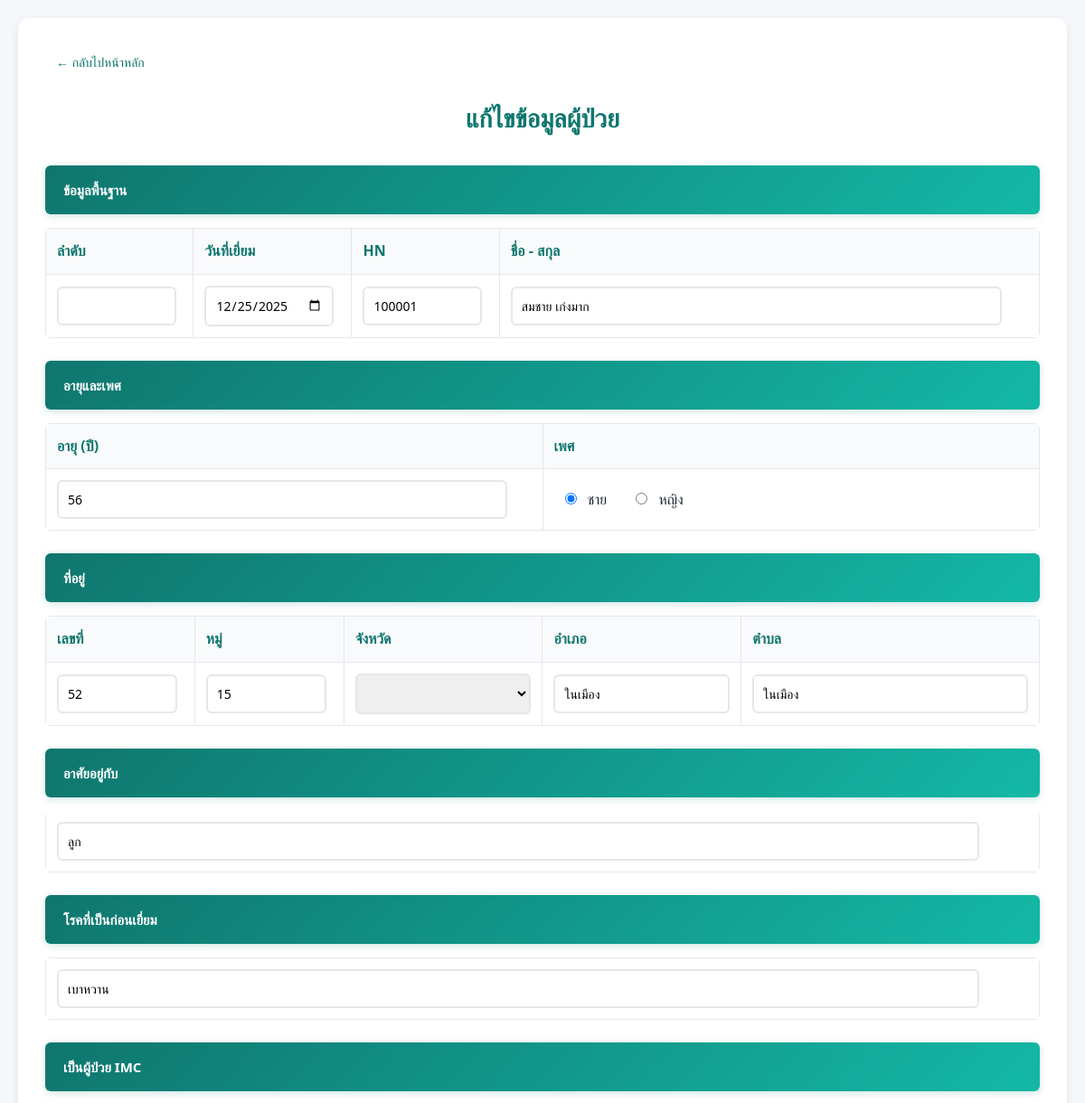
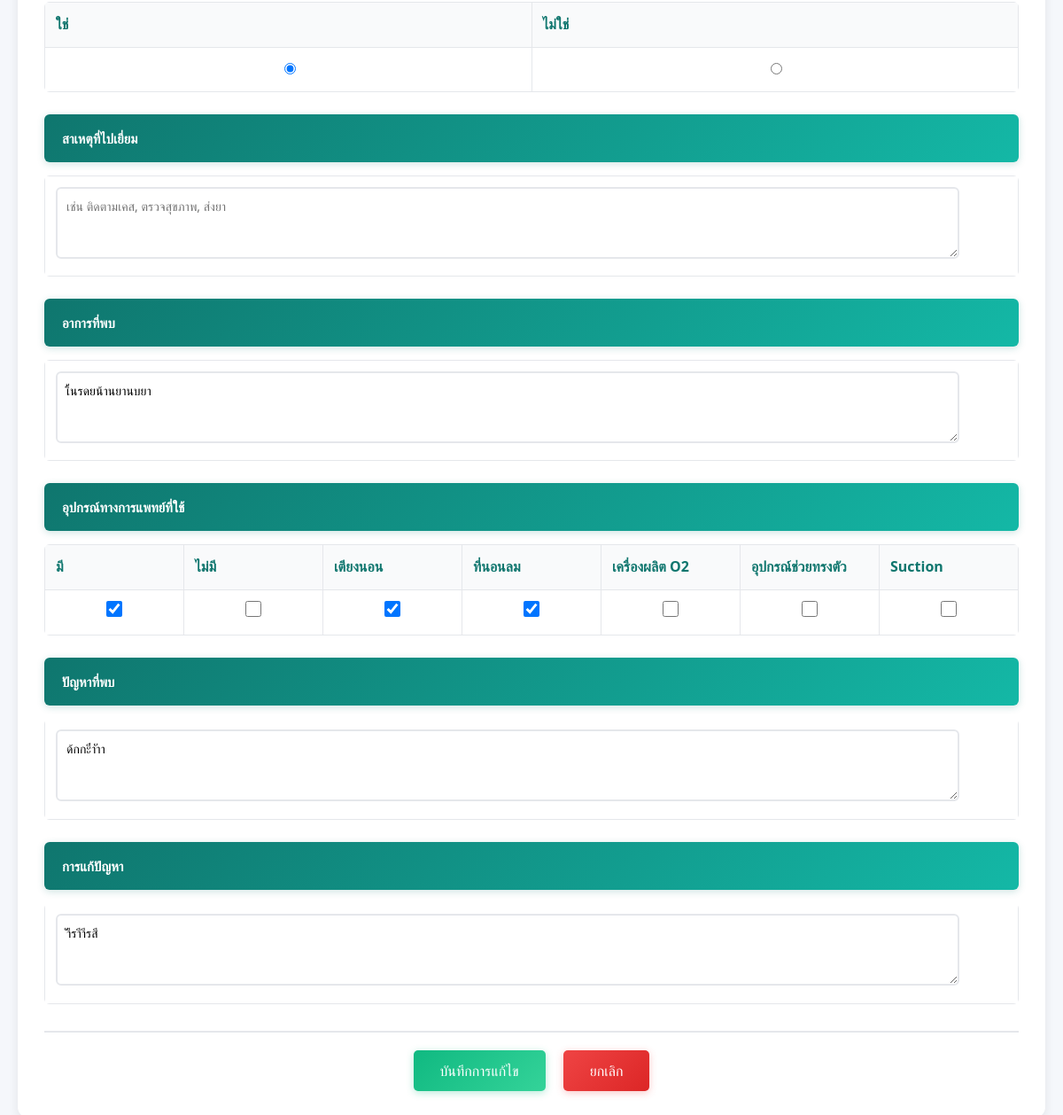
Page /edit_patient.php?id=1 on the committed database (2 pictures, top to bottom).
### tables this page shows
CREATE TABLE `patients` (
  `id` int(11) NOT NULL,
  `no` varchar(50) DEFAULT NULL COMMENT 'ลำดับ',
  `visit_date` date DEFAULT NULL COMMENT 'วันที่เยี่ยม',
  `hn` varchar(50) DEFAULT NULL COMMENT 'HN (Hospital Number)',
  `fullname` varchar(255) DEFAULT NULL COMMENT 'ชื่อ-สกุล',
  `age_y` int(11) DEFAULT NULL COMMENT 'อายุ (ปี)',
  `age_m` int(11) DEFAULT NULL COMMENT 'อายุ (เดือน)',
  `gender` varchar(10) DEFAULT NULL COMMENT 'เพศ',
  `gender_note` text DEFAULT NULL COMMENT 'หมายเหตุเพศ',
  `address_no` varchar(100) DEFAULT NULL COMMENT 'เลขที่',
  `address_moo` varchar(50) DEFAULT NULL COMMENT 'หมู่',
  `address_tambon` varchar(100) DEFAULT NULL COMMENT 'ตำบล',
  `address_amphur` varchar(100) DEFAULT NULL COMMENT 'อำเภอ',
  `address_province` varchar(100) DEFAULT NULL COMMENT 'จังหวัด',
  `live_with` varchar(255) DEFAULT NULL COMMENT 'อาศัยอยู่กับ',
  `residence_type` varchar(100) DEFAULT NULL COMMENT 'ประเภทที่อยู่อาศัย',
  `pre_visit_illness` text DEFAULT NULL,
  `is_imc` varchar(10) DEFAULT NULL,
  `visit_reason` text DEFAULT NULL,
  `symptoms_found` text DEFAULT NULL,
  `medical_equipment` text DEFAULT NULL,
  `problems_found` text DEFAULT NULL,
  `solution` text DEFAULT NULL,
  `consultation` tinyint(1) DEFAULT 0 COMMENT 'เบิกปรึกษา',
  `no_consultation` text DEFAULT NULL COMMENT 'ไม่เบิกปรึกษา',
  `imc` varchar(50) DEFAULT NULL COMMENT 'IMC/BMI',
  `health_note` text DEFAULT NULL COMMENT 'หมายเหตุสุขภาพ',
  `consult_yes` tinyint(1) DEFAULT 0 COMMENT 'ปรึกษา',
  `consult_no` tinyint(1) DEFAULT 0 COMMENT 'ไม่ปรึกษา',
  `medicine_yes` tinyint(1) DEFAULT 0 COMMENT 'ให้ยา',
  `medicine_no` tinyint(1) DEFAULT 0 COMMENT 'ไม่ให้ยา',
  `wc_info` varchar(255) DEFAULT NULL COMMENT 'บ้านแรม (WC)',
  `general_note` text DEFAULT NULL COMMENT 'หมายเหตุทั่วไป',
  `created_at` timestamp NOT NULL DEFAULT current_timestamp() COMMENT 'วันที่สร้าง',
  `updated_at` timestamp NOT NULL DEFAULT current_timestamp() ON UPDATE current_timestamp() COMMENT 'วันที่อัปเดต'
);

### db.php (called while the page is built, shortened)
<?php
$DB_HOST = getenv('DB_HOST') ?: 'localhost';
$DB_PORT = getenv('DB_PORT') ?: '';
$DB_USER = getenv('DB_USER') ?: 'root';
$DB_PASS = getenv('DB_PASS') ?: '';
$DB_NAME = getenv('DB_NAME') ?: 'doctorvisit';
$port = is_numeric($DB_PORT) ? (int)$DB_PORT : null;
if ($port) {
    $mysqli = new mysqli($DB_HOST, $DB_USER, $DB_PASS, '', $port);
} else {
    $mysqli = new mysqli($DB_HOST, $DB_USER, $DB_PASS);
}
if ($mysqli->connect_errno) {
    $db_error = $mysqli->connect_error;
} else {
    $mysqli->set_charset('utf8mb4');
    $mysqli->query("CREATE DATABASE IF NOT EXISTS `{$DB_NAME}` CHARACTER SET utf8mb4 COLLATE utf8mb4_unicode_ci");
    $mysqli->select_db($DB_NAME);
}
function db_get_patient_by_id(int $id): ?array {
    global $mysqli;
    $sql = "SELECT * FROM patients WHERE id = ? LIMIT 1";
    $stmt = $mysqli->prepare($sql);
    $stmt->bind_param('i', $id);
    $stmt->execute();
    $res = $stmt->get_result();
    $row = $res->fetch_assoc();
    return $row ?: null;
}
?>

### edit_patient.php (the view, shortened to what this page needs)
<?php
require_once __DIR__ . '/db.php';
$id = isset($_GET['id']) ? (int)$_GET['id'] : 0;
$patient = null;
if ($id > 0) {
    $patient = db_get_patient_by_id($id);
}
?>
<!DOCTYPE html>
<html lang="th">
<head>
    <link rel="stylesheet" href="styles.css">
</head>
<body>
    <div class="form-container">
        <div class="back-link">
            <a href="index.php">← กลับไปหน้าหลัก</a>
        </div>
        <h2>แก้ไขข้อมูลผู้ป่วย</h2>
        <form action="update_patient.php" method="post">
            <div class="section-title">ข้อมูลพื้นฐาน</div>
            <table>
                <tr>
                    <th style="width: 15%;">ลำดับ</th>
                    <th style="width: 15%;">วันที่เยี่ยม</th>
                    <th style="width: 15%;">HN</th>
                    <th style="width: 55%;">ชื่อ - สกุล</th>
                </tr>
                <tr>
                    <td><input type="text" name="no" value="<?php echo htmlspecialchars($patient['no'] ?? ''); ?>"></td>
                    <td><input type="date" name="visit_date" value="<?php echo htmlspecialchars($patient['visit_date'] ?? ''); ?>"></td>
                    <td><input type="text" name="hn" value="<?php echo htmlspecialchars($patient['hn'] ?? ''); ?>"></td>
                    <td><input type="text" name="fullname" value="<?php echo htmlspecialchars($patient['fullname'] ?? ''); ?>"></td>
                </tr>
            </table>
            <div class="section-title">อายุและเพศ</div>
            <table>
                <tr>
                    <th style="width: 50%;">อายุ (ปี)</th>
                    <th style="width: 50%;">เพศ</th>
                </tr>
                <tr>
                    <td><input type="number" name="age_y" min="0" value="<?php echo htmlspecialchars($patient['age_y'] ?? ''); ?>" placeholder="ปี"></td>
                    <td>
                        <div class="radio-group">
                            <label>
                                <input type="radio" name="gender" value="ชาย" <?php echo ($patient['gender'] ?? '') === 'ชาย' ? 'checked' : ''; ?>> ชาย
                            </label>
                            <label>
                                <input type="radio" name="gender" value="หญิง" <?php echo ($patient['gender'] ?? '') === 'หญิง' ? 'checked' : ''; ?>> หญิง
                            </label>
                        </div>
                    </td>
                </tr>
            </table>
            <div class="section-title">ที่อยู่</div>
            <table>
                <tr>
                    <th style="width: 15%;">เลขที่</th>
                    <th style="width: 15%;">หมู่</th>
                    <th style="width: 20%;">จังหวัด</th>
                    <th style="width: 20%;">อำเภอ</th>
                    <th style="width: 30%;">ตำบล</th>
                </tr>
                <tr>
                    <td>
                        <input type="text"
                               name="address_no"
                               value="<?php echo htmlspecialchars($patient['address_no'] ?? ''); ?>"
                               placeholder="เลขที่">
                    </td>
                    <td>
                        <input type="text"
                               name="address_moo"
                               value="<?php echo htmlspecialchars($patient['address_moo'] ?? ''); ?>"
                               placeholder="หมู่">
                    </td>
                    <td>
                        <select name="address_province"
                                id="address_province"
                                style="width: 100%;"
                                required>
                        </select>
                    </td>
                    <td>
                        <input type="text"
                               name="address_amphur"
                               id="address_amphur"
                               list="address_amphur_list"
                               value="<?php echo htmlspecialchars($patient['address_amphur'] ?? ''); ?>"
                               placeholder="เลือก/ค้นหาอำเภอ"
                               style="width: 100%;">
                    </td>
                    <td>
                        <input type="text"
                               name="address_tambon"
                               id="address_tambon"
                               list="address_tambon_list"
                               value="<?php echo htmlspecialchars($patient['address_tambon'] ?? ''); ?>"
                               placeholder="เลือก/ค้นหาตำบล"
                               style="width: 100%;">
                    </td>
                </tr>
            </table>
            <div class="section-title">อาศัยอยู่กับ</div>
            <table>
                <tr>
                    <td><input type="text" name="live_with" value="<?php echo htmlspecialchars($patient['live_with'] ?? ''); ?>" placeholder="เช่น ครอบครัว, คนเดียว, ผู้สูงอายุ"></td>
                </tr>
            </table>
            <div class="section-title">โรคที่เป็นก่อนเยี่ยม</div>
            <table>
                <tr>
                    <td><input type="text" name="pre_visit_illness" value="<?php echo htmlspecialchars($patient['pre_visit_illness'] ?? ''); ?>" placeholder="เช่น Stroke, เบาหวาน, ความดัน"></td>
                </tr>
            </table>
            <div class="section-title">เป็นผู้ป่วย IMC</div>
            <table>
                <tr>
                    <th style="width: 50%;">ใช่</th>
                    <th style="width: 50%;">ไม่ใช่</th>
                </tr>
                <tr>
                    <td style="text-align: center;">
                        <input type="radio" name="is_imc" value="1" <?php echo ($patient['is_imc'] ?? '') == '1' ? 'checked' : ''; ?>>
                    </td>
                    <td style="text-align: center;">
                        <input type="radio" name="is_imc" value="0" <?php echo ($patient['is_imc'] ?? '') == '0' ? 'checked' : ''; ?>>
                    </td>
                </tr>
            </table>
            <div class="section-title">สาเหตุที่ไปเยี่ยม</div>
            <table>
                <tr>
                    <td><textarea name="visit_reason" placeholder="เช่น ติดตามเคส, ตรวจสุขภาพ, ส่งยา" rows="3"><?php echo htmlspecialchars($patient['visit_reason'] ?? ''); ?></textarea></td>
                </tr>
            </table>
            <div class="section-title">อาการที่พบ</div>
            <table>
                <tr>
                    <td><textarea name="symptoms_found" placeholder="รายละเอียดอาการที่พบ" rows="3"><?php echo htmlspecialchars($patient['symptoms_found'] ?? ''); ?></textarea></td>
                </tr>
            </table>
            <div class="section-title">อุปกรณ์ทางการแพทย์ที่ใช้</div>
            <table>
                <tr>
                    <th style="width: 14.28%;">มี</th>
                    <th style="width: 14.28%;">ไม่มี</th>
                    <th style="width: 14.28%;">เตียงนอน</th>
                    <th style="width: 14.28%;">ที่นอนลม</th>
                    <th style="width: 14.28%;">เครื่องผลิต O2</th>
                    <th style="width: 14.28%;">อุปกรณ์ช่วยทรงตัว</th>
                    <th style="width: 14.28%;">Suction</th>
                </tr>
                <tr>
                    <?php
                    $medical_equipment_str = $patient['medical_equipment'] ?? '';
                    $medical_equipment_values = [];
                    if (!empty($medical_equipment_str)) {
                        $medical_equipment_values = array_map('trim', explode(',', $medical_equipment_str));
                        $medical_equipment_values = array_filter($medical_equipment_values);
                    }
                    ?>
                    <td style="text-align: center;">
                        <input type="checkbox" name="medical_equipment[]" value="has" <?php echo in_array('has', $medical_equipment_values) ? 'checked' : ''; ?>>
                    </td>
                    <td style="text-align: center;">
                        <input type="checkbox" name="medical_equipment[]" value="no_equipment" <?php echo in_array('no_equipment', $medical_equipment_values) ? 'checked' : ''; ?>>
                    </td>
                    <td style="text-align: center;">
                        <input type="checkbox" name="medical_equipment[]" value="air_mattress" <?php echo in_array('air_mattress', $medical_equipment_values) ? 'checked' : ''; ?>>
                    </td>
                    <td style="text-align: center;">
                        <input type="checkbox" name="medical_equipment[]" value="o2_concentrator" <?php echo in_array('o2_concentrator', $medical_equipment_values) ? 'checked' : ''; ?>>
                    </td>
                    <td style="text-align: center;">
                        <input type="checkbox" name="medical_equipment[]" value="mobility_aids" <?php echo in_array('mobility_aids', $medical_equipment_values) ? 'checked' : ''; ?>>
                    </td>
                    <td style="text-align: center;">
                        <input type="checkbox" name="medical_equipment[]" value="suction" <?php echo in_array('suction', $medical_equipment_values) ? 'checked' : ''; ?>>
                    </td>
                    <td style="text-align: center;">
                        <input type="checkbox" name="medical_equipment[]" value="hospital_bed" <?php echo in_array('hospital_bed', $medical_equipment_values) ? 'checked' : ''; ?>>
                    </td>
                </tr>
            </table>
            <div class="section-title">ปัญหาที่พบ</div>
            <table>
                <tr>
                    <td><textarea name="problems_found" placeholder="รายละเอียดปัญหาที่พบ" rows="3"><?php echo htmlspecialchars($patient['problems_found'] ?? ''); ?></textarea></td>
                </tr>
            </table>
            <div class="section-title">การแก้ปัญหา</div>
            <table>
                <tr>
                    <td><textarea name="solution" placeholder="รายละเอียดการแก้ปัญหา" rows="3"><?php echo htmlspecialchars($patient['solution'] ?? ''); ?></textarea></td>
                </tr>
            </table>
            <div class="button-group">
                <button type="submit" class="btn-save">บันทึกการแก้ไข</button>
                <a href="index.php"><button type="button" class="btn-cancel">ยกเลิก</button></a>
            </div>
        </form>
    </div>
</body>
</html>

### rows in the picture
patients: visit_date "12/25/2025", hn "100001", fullname "สมชาย เก่งมาก", age_y "56", gender "☑ ชาย", gender "☐ หญิง", address_no "52", address_moo "15", address_amphur "ในเมือง", address_tambon "ในเมือง", live_with "ลูก", pre_visit_illness "เบาหวาน", is_imc "☑", symptoms_found "เิ้้นรดยน้านยานบยา", medical_equipment "☑", problems_found "ด้กกะ่ีาัาา", solution "ัาีราีาีรสี"
